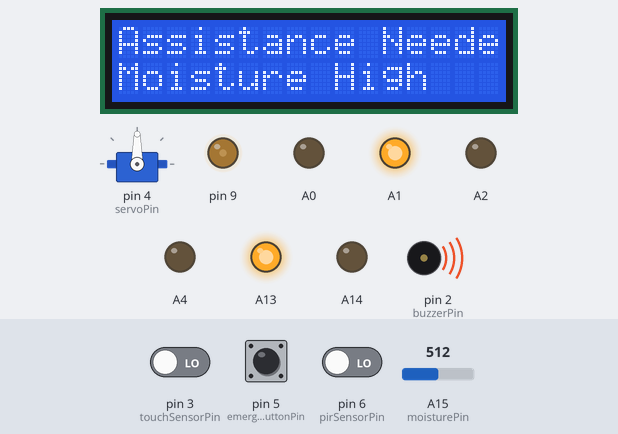
This sketch was run on a simulated Arduino Mega 2560, built with avr-gcc and run on an emulated ATmega2560. On the bench: servo, 16×2 character LCD, output pins drawn as LEDs (lit = HIGH), buzzer (waves = sounding, pin HIGH). Inputs (shaded band) come from the test bench; at power-on: pin 5 (emergencyButtonPin) HIGH, pin 6 (pirSensorPin) LOW, A15 (moisturePin) = 512, pin 3 (touchSensorPin) LOW. What the sketch prints to the serial monitor is not drawn.

Above: at 9.3 s.
9.4 s: pin 5 (emergencyButtonPin) pulled LOW for 3.2 s
At 9.8 s:
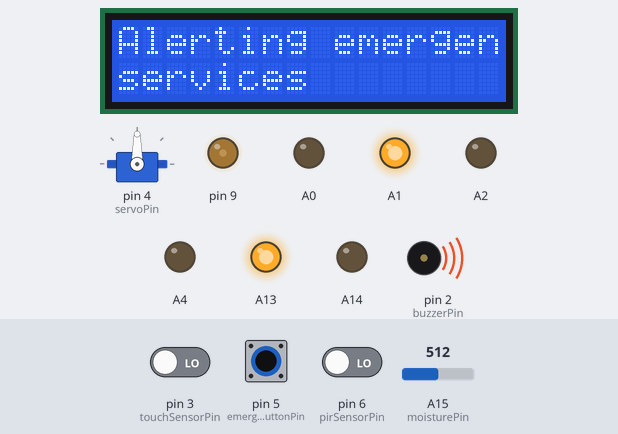
15.1 s: pin 6 (pirSensorPin) driven HIGH
At 15.9 s:
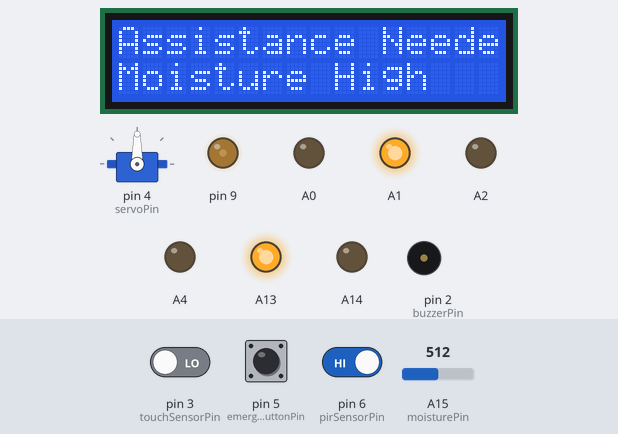
18.1 s: A15 (moisturePin) set to 990
19.6 s: A15 (moisturePin) set to 1010
At 20.8 s:
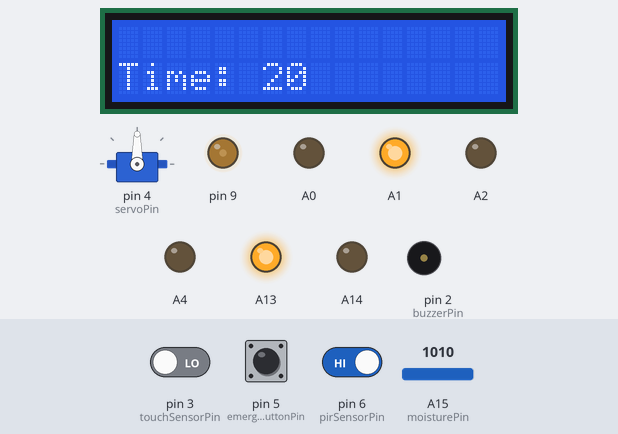
22.6 s: pin 3 (touchSensorPin) driven HIGH
At 22.78 s:
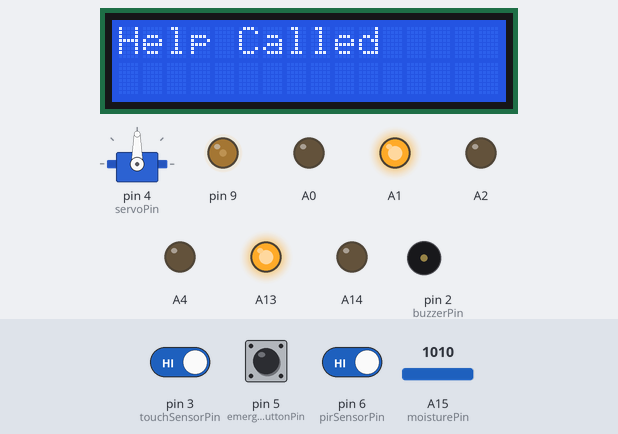
25.4 s: pin 6 (pirSensorPin) driven LOW
At 25.66 s:
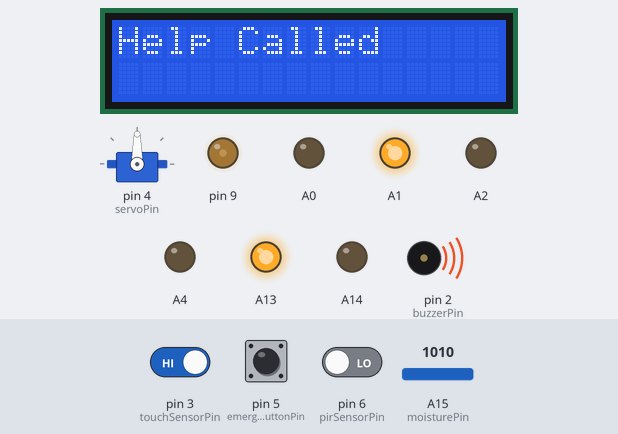
Timing chart, 0 to 28.4 s (numbered marks = the images above; inputs shaded):
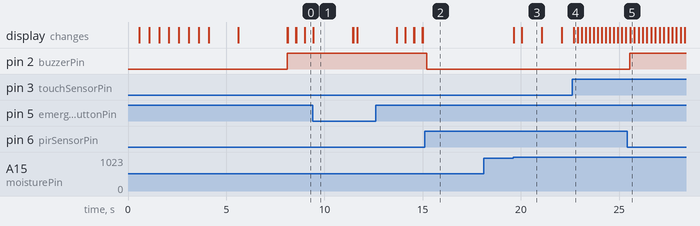

Measured:
- the behaviour switches between 999 and 1000 on A15 (moisturePin) (found by bisection; images 2 and 3)
- after the input at 9.4 s, the display: changes at once (image 1)
- after the input at 15.1 s, pin 2 (buzzerPin): HIGH → LOW after 0.11 s
- after the input at 18.1 s, every drawn part: stays the same
- after the input at 19.6 s, the display: first changes at once (image 3 shows a later state)
- after the input at 22.6 s, the display: changes after 0.08 s (image 4)
- after the input at 25.4 s, pin 2 (buzzerPin): LOW → HIGH after 0.14 s
- what the display in image 1 shows lasts 2.0 s, from 9.4 s to 11.4 s

The sketch:

Mega_Code_V10.ino
```cpp
#include <Wire.h>
#include <LiquidCrystal.h>
#include <Servo.h>

const int buzzerPin = 2;           // Buzzer Pin for alerts
const int moisturePin = A15;       // Moisture Sensor Pin
const int touchSensorPin = 3;       // Touch Sensor Pin
const int emergencyButtonPin = 5;   // Push Button Pin for emergency
int Contrast = 60;
const int rs = A3, en = A5, d4 = A9, d5 = A10, d6 = A11, d7 = A12;
LiquidCrystal lcd(rs, en, d4, d5, d6, d7);

Servo myservo;
const int servoPin = 4;             // Servo Pin for action
const int alertThreshold = 10;      // Set the alert threshold in seconds (default: 10 seconds)
const int pirSensorPin = 6;         // PIR Sensor Pin

unsigned long previousTime = 0;
bool isBuzzerOn = false;
bool isHelpCalled = false;
unsigned long noPersonDetectedTime = 0;
bool isPersonDetected = true;

void setup() {
  Serial.begin(9600);
  Wire.begin();

  analogWrite(9, Contrast);
  pinMode(A14, OUTPUT);
  pinMode(A13, OUTPUT);
  pinMode(A4, OUTPUT);
  pinMode(A0, OUTPUT);
  pinMode(A2, OUTPUT);
  pinMode(A1, OUTPUT);

  digitalWrite(A14, LOW);
  digitalWrite(A13, HIGH);
  digitalWrite(A4, LOW);
  digitalWrite(A0, LOW);
  digitalWrite(A2, LOW);
  digitalWrite(A1, HIGH);

  pinMode(buzzerPin, OUTPUT);
  pinMode(moisturePin, INPUT);
  pinMode(touchSensorPin, INPUT);
  pinMode(emergencyButtonPin, INPUT_PULLUP); // Set the push button as an input with a pull-up resistor
  pinMode(pirSensorPin, INPUT); // Set PIR sensor as input

  myservo.attach(servoPin); // Attach the servo

  Serial.println("Starting Up Elder's Friend by SeniorGuard Innovation");
  lcd.begin(16, 2);

  // Display the "starting up" animation
  displayBootAnimation();

  // Display the welcome message
  displayWelcomeMessage();
}

void loop() {
  int moistureValue = analogRead(moisturePin);

  // Calculate elapsed time
  unsigned long currentTime = millis();
  unsigned long elapsedTime = (currentTime - previousTime) / 1000; // Convert to seconds

  // Check if the push button for emergency is pressed
  if (digitalRead(emergencyButtonPin) == LOW) {
    // If the button is pressed, alert emergency services
    lcd.clear();
    lcd.setCursor(0, 0);
    lcd.print("Alerting emergency");
    lcd.setCursor(0, 1);
    lcd.print("services");

    digitalWrite(buzzerPin, HIGH);
    delay(2000); // Beep the buzzer for 2 seconds

    // Clear the LCD and turn off the buzzer
    lcd.clear();
    digitalWrite(buzzerPin, LOW);
  }

  // Check if the touch sensor is touched
  if (digitalRead(touchSensorPin) == HIGH) {
    if (!isBuzzerOn) {
      // If touched and not previously touched, activate the buzzer and display "Help Called"
      digitalWrite(buzzerPin, HIGH);
      if (!isHelpCalled) {
        lcd.clear();
        lcd.setCursor(0, 0);
        lcd.print("Help Called");
        isHelpCalled = true;
      }
      isBuzzerOn = true;
    } else {
      // If touched again and the buzzer is already on, turn off the buzzer
      digitalWrite(buzzerPin, LOW);
      isBuzzerOn = false;

      // Clear the "Help Called" flag when touched again
      isHelpCalled = false;
    }
  }

  if (isHelpCalled) {
    lcd.setCursor(0, 0);
    lcd.print("Help Called");
  }

  if (!isHelpCalled) {
    // Show the time countdown only if "Help Called" is not being displayed
    lcd.clear();
    lcd.setCursor(0, 1);
    lcd.print("Time: ");
    lcd.print(elapsedTime);
  }

  // Check PIR sensor
  int pirSensorValue = digitalRead(pirSensorPin);
  Serial.println(pirSensorValue); // Print PIR sensor value to the serial monitor

  if (pirSensorValue == HIGH) {
    isPersonDetected = true;
    digitalWrite(buzzerPin, LOW);
  }

  if (pirSensorValue == LOW) {
    isPersonDetected = false;
    digitalWrite(buzzerPin, HIGH);
    delay(10);
    if (isHelpCalled = false){

    digitalWrite(buzzerPin, LOW);
    }
  }

  // Show "Assistance Needed" persistently if moisture is too low and no help has been called
  if (moistureValue < 1000) {
    lcd.clear();
    lcd.setCursor(0, 0);
    lcd.print("Assistance Needed");
    lcd.setCursor(0, 1);
    lcd.print("Moisture High");
  }

  // Delay before the next reading
  delay(200); // Adjust as needed for the desired update frequency
}

void displayBootAnimation() {
  for (int i = 0; i < 2; i++) {
    lcd.clear();
    lcd.setCursor(0, 0);
    lcd.print("Starting up");
    delay(500);

    lcd.clear();
    lcd.setCursor(0, 0);
    lcd.print("Starting up.");
    delay(500);

    lcd.clear();
    lcd.setCursor(0, 0);
    lcd.print("Starting up..");
    delay(500);

    lcd.clear();
    lcd.setCursor(0, 0);
    lcd.print("Starting up...");
    delay(500);
  }
}

void displayWelcomeMessage() {
  lcd.clear();
  lcd.setCursor(0, 0);
  lcd.print("Senior Guard");
  lcd.setCursor(0, 1);
  lcd.print("Innovation");
  delay(1500);
  lcd.clear();
  lcd.setCursor(0, 0);
  lcd.print("Presents:");
  lcd.setCursor(0, 1);
  lcd.print("Elder's Friend");
  delay(2500);
}
```
